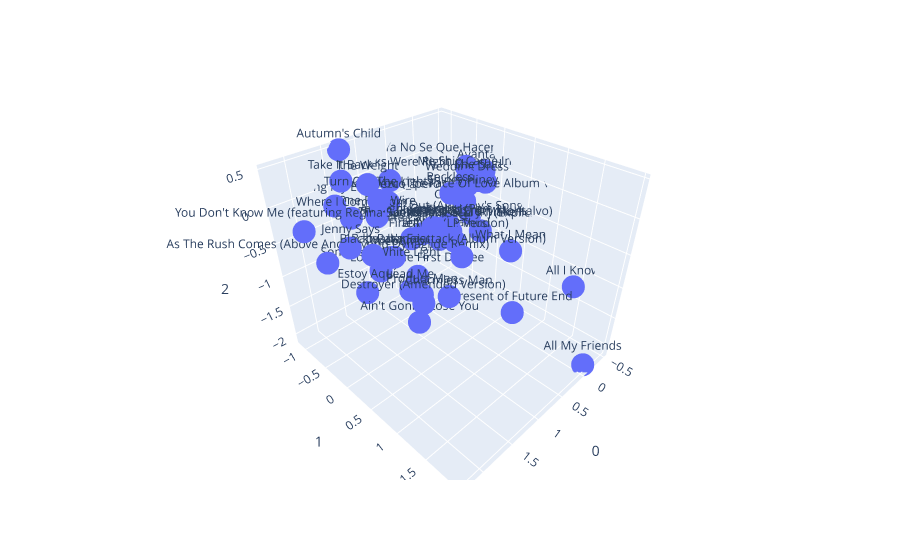

Notebook source saved alongside this figure:
### Code cell
import plotly.express as px

fig = px.scatter_3d(tocluster, x=0,y=1,z=2,text = tocluster['title'],hover_name=tocluster['text'])

fig.show()

### Figure 1 — Plotly figure (JSON) as saved in the notebook; plotly's stock layout.template omitted (floating-point values rounded to 4 significant figures)
{"data": [{"hoverlabel": {"namelength": 0}, "hovertemplate": "<b>%{hovertext}</b><br><br>0=%{x}<br>1=%{y}<br>2=%{z}<br>title=%{text}", "hovertext": ["All Night Operator (Part 1) - Goldfrapp - Electronica", "Jenny Says - Cowboy Mouth - Metal_Alternative", "Blackloader - Scarve - nan", "Tell Me (LP Version) - Mike Stern - Jazz_Classic", "One Fine Wire - Colbie Caillat - Rock_Contemporary", "Love In The First Degree - Bananarama - Pop_Contemporary", "As The Rush Comes (Above And Beyond Dynaglide Remix) - Motorcycle - Dance", "Charmless Man - Blur - Pop_Indie", "Timebomb - The Whitest Boy Alive - Rock_College", "Estoy Aquí - Shakira - Dance", "Blacklisted - Neko Case - nan", "Losing My Edge - LCD Soundsystem - Rock_College", "Destroyer (Amended Version) - Static-X - Metal_Alternative", "Some Are White Light - Caspian - Rock_College", "Product Man - Swizz Beatz - Hip_Hop_Rap", "Land of Light - Freedom Call - Metal_Heavy", "All My Friends - Amos Lee - Rock_Contemporary", "All I Know - Matt Wertz - nan", "Baby_ It's Fact - Hellogoodbye - Grunge_Emo", "Where I Come From - The Grascals - Country_Traditional", "You Don't Know Me (featuring Regina Spektor) - Ben Folds - Rock_Alternative", "Lead Me - Sanctus Real - Rock_Alternative", "Autumn's Child - Devendra Banhart - Pop_Indie", "Take It Back - Cream - Rock_Hard", "Contact High - Cutting Crew - Rock_Neo_Psychedelia", "I Think Ur A Contra - Vampire Weekend - Rock_College", "Just Friends - Amy Winehouse - RnB_Soul", "The Geeks Were Right - The Faint - Pop_Indie", "Te lo agradezco_ pero no - Alejandro Sanz - Pop_Latin", "Ya No Se Que Hacer Conmigo - El Cuarteto De Nos - nan", "Fire And The Thud - Arctic Monkeys - Rock_College", "Knife Called Lust - Hollywood Undead - Metal_Heavy", "Song For A Friend (Live From Montalvo) - Jason Mraz - Rock_Contemporary", "All The Things That Go To Make Heaven And Earth - The New Pornographers - Rock_College", "Movin' Out (Anthony's Song) - Billy Joel - Rock_Contemporary", "Ain't Gonna Lose You - Brett Dennen - Rock_Contemporary", "What I Mean - Modjo - nan", "Present of Future End - The Most Serene Republic - Rock_College", "Company - Third Eye Blind - Metal_Alternative", "Avantasia - Avantasia - Metal_Heavy", "Paranoiattack (Album Version) - The Faint - Pop_Indie", "Shiney Hiney - The Fleshtones - Punk", "The Weight - Thrice - Metal_Alternative", "Me Ship Came In! - The Style Council - Rock_Neo_Psychedelia", "She Said - Collective Soul - Metal_Alternative", "Thank You (The Face Of Love Album Version) - Sanctus Real - Rock_Alternative", "Wedding Dress - Matt Nathanson - Rock_Contemporary", "Turn Out The Lights - Steel Panther - Metal_Heavy", "No Sweat [feat. Big Kuntry King and JR] (Explicit Album Version) - T.I. - Hip_Hop_Rap", "Reckless - Crystal Castles - Electronica"], "legendgroup": "", "marker": {"color": "#636efa", "symbol": "circle"}, "mode": "markers+text", "name": "", "scene": "scene", "showlegend": false, "text": ["All Night Operator (Part 1)", "Jenny Says", "Blackloader", "Tell Me (LP Version)", "One Fine Wire", "Love In The First Degree", "As The Rush Comes (Above And Beyond Dynaglide Remix)", "Charmless Man", "Timebomb", "Estoy Aquí", "Blacklisted", "Losing My Edge", "Destroyer (Amended Version)", "Some Are White Light", "Product Man", "Land of Light", "All My Friends", "All I Know", "Baby_ It's Fact", "Where I Come From", "You Don't Know Me (featuring Regina Spektor)", "Lead Me", "Autumn's Child", "Take It Back", "Contact High", "I Think Ur A Contra", "Just Friends", "The Geeks Were Right", "Te lo agradezco_ pero no", "Ya No Se Que Hacer Conmigo", "Fire And The Thud", "Knife Called Lust", "Song For A Friend (Live From Montalvo)", "All The Things That Go To Make Heaven And Earth", "Movin' Out (Anthony's Song)", "Ain't Gonna Lose You", "What I Mean", "Present of Future End", "Company", "Avantasia", "Paranoiattack (Album Version)", "Shiney Hiney", "The Weight", "Me Ship Came In!", "She Said", "Thank You (The Face Of Love Album Version)", "Wedding Dress", "Turn Out The Lights", "No Sweat [feat. Big Kuntry King and JR] (Explicit Album Version)", "Reckless"], "type": "scatter3d", "x": [0.8768, 1.787, 1.942, 0.6537, 1.249, 0.8094, 2.023, 1.384, 0.9636, 1.757, 0.5238, 1.582, 2.169, 1.453, 1.872, 0.6076, -0.09355, -0.2915, 1.272, 1.602, 2.255, 1.413, 1.317, 1.554, -0.4808, 0.28, 0.8415, 0.6681, 0.8093, -0.189, 0.4627, 0.5095, 0.6527, -0.01299, 0.2623, 1.716, 0.106, 0.6306, -0.4268, -0.3829, 0.8447, 0.1319, 1.515, -0.04408, -0.2244, 0.2696, -0.06744, 1.413, 0.3064, 0.249], "y": [0.1064, -0.3844, 0.299, 0.2704, -0.5228, -0.3019, -0.5571, 0.9048, -0.6059, -0.1686, -0.1033, -0.9443, 1.362, -0.2662, 1.004, 0.06, 1.961, 1.519, -0.2753, -0.5662, -0.5496, 0.2635, -1.106, -0.7684, -0.5077, -1.023, 0.1058, -0.9628, -0.8396, -0.3415, -0.2068, -0.4989, 0.05785, 0.1165, -0.2367, 0.7555, 0.7555, 1.252, -0.1832, -0.1821, 0.5837, -0.08538, -0.2779, -0.1925, -0.1424, 0.0716, -0.2013, -0.2313, -0.1456, -0.2028], "z": [-0.3225, -0.4342, -0.1442, -0.547, -0.272, -1.314, -0.6242, -0.6863, -1.061, -1.013, -0.5774, -0.1515, -0.07318, -0.8822, -0.3348, -0.4733, -2.086, -1.115, -0.7642, -0.1677, -0.07627, -0.9284, 0.4727, 0.2407, -0.889, -1.239, -0.3406, -0.1124, -0.3529, 0.02321, -0.8121, -0.8247, -0.4711, -0.74, -0.6713, -0.9582, -0.7248, -1.164, -0.2423, -0.05026, -0.549, -0.2631, 0.3494, -0.08416, -0.1362, -0.1942, -0.1754, 0.1271, -0.7278, -0.1825]}], "layout": {"legend": {"tracegroupgap": 0}, "margin": {"t": 60}, "scene": {"domain": {"x": [0, 1], "y": [0, 1]}, "xaxis": {"title": {"text": "0"}}, "yaxis": {"title": {"text": "1"}}, "zaxis": {"title": {"text": "2"}}}}}
